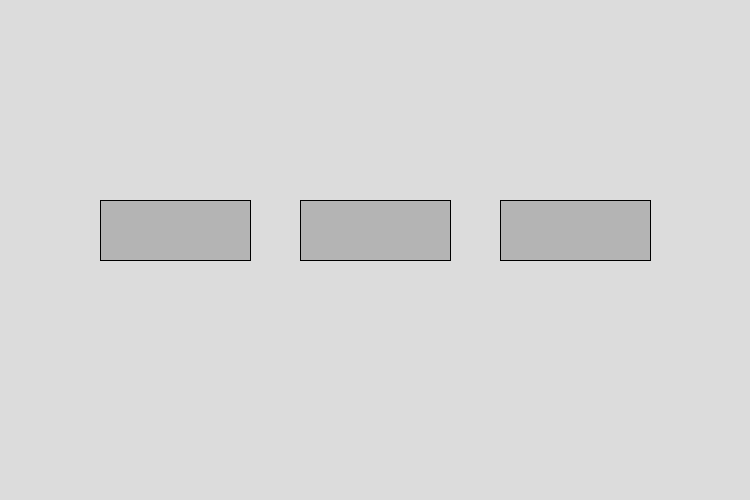
Frame 1 (no input)
Frame 60 (the mouse pressed at the canvas centre just before this capture): identical to frame 1, image omitted
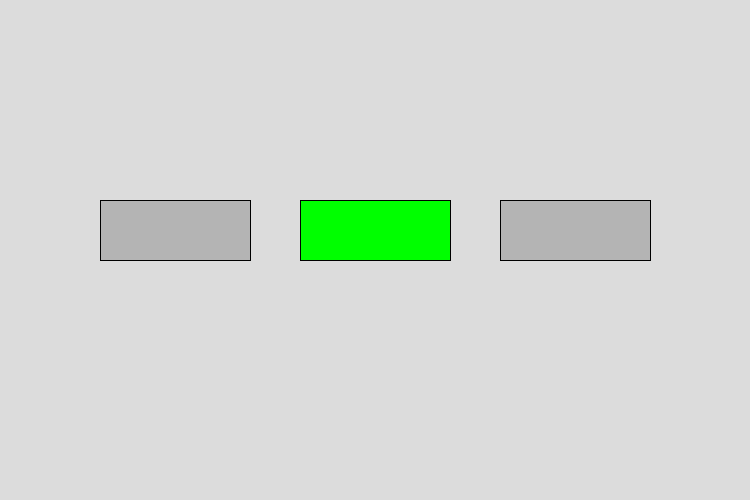
Frame 120 (the mouse held since frame 60 and released just before this capture)

The Processing sketch that drew these frames (run headless with seeded random() and noise(); from frame 60 on, the mouse is pressed at the canvas centre):

// Processing sketch: sketch_1
// ── sketch_1.pde
//Button positions and size
int btnWidth = 150;
int btnHeight = 60;

int btn1X = 100;
int btn2X = 300;
int btn3X = 500;
int btnY  = 200;

void setup() {
  size(750, 500);
}

void draw() {
  background(220);

  //draw first button (red button)
  if (isMouseOver(btn1X, btnY, btnWidth, btnHeight)) {
    fill(255, 0, 0);   // Red
  } else {
    fill(180);         // Gray
  }
  rect(btn1X, btnY, btnWidth, btnHeight);

  //draw second button (green button)
  if (isMouseOver(btn2X, btnY, btnWidth, btnHeight)) {
    fill(0, 255, 0);   // Green
  } else {
    fill(180);         // Gray
  }
  rect(btn2X, btnY, btnWidth, btnHeight);

  //draw third button (blue button)
  if (isMouseOver(btn3X, btnY, btnWidth, btnHeight)) {
    fill(0, 0, 255);   // Blue
  } else {
    fill(180);         // Gray
  }
  rect(btn3X, btnY, btnWidth, btnHeight);
}

//cursos checker if its in rectangle or not
boolean isMouseOver(int x, int y, int w, int h) {
  return mouseX > x && mouseX < x + w &&
         mouseY > y && mouseY < y + h;
}
